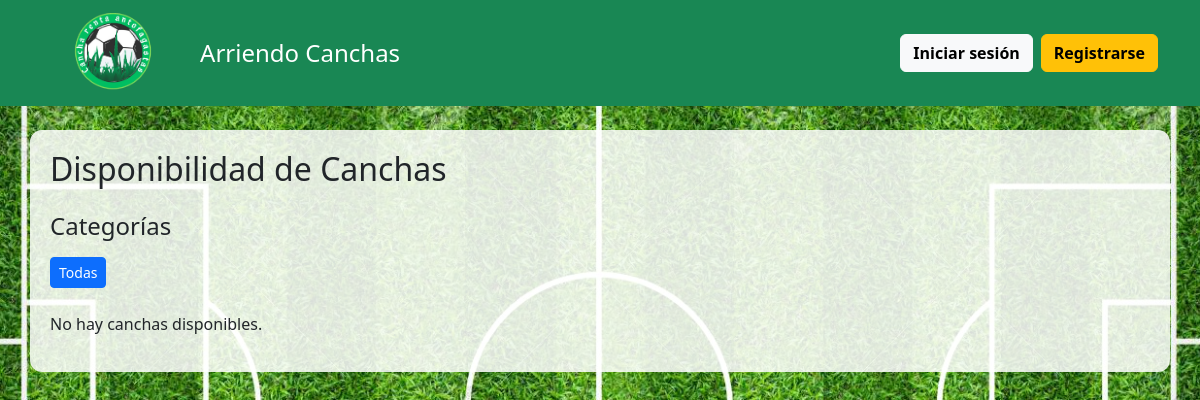
The app's page /, older data.
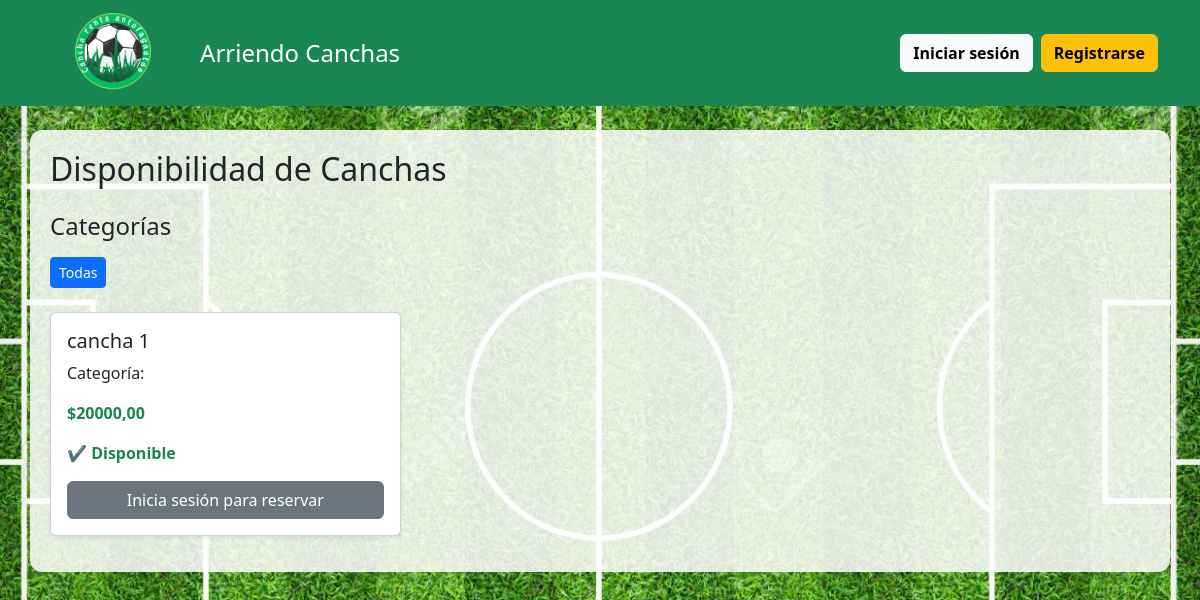
The same page, newer data.
### reservas/models.py (models this page shows, shortened)
class Cancha(models.Model):
    nombre = models.CharField(max_length=100)
    categoria = models.ForeignKey(Categoria, on_delete=models.SET_NULL, null=True, blank=True)
    precio = models.DecimalField(max_digits=8, decimal_places=2)
    disponible = models.BooleanField(default=True)
    imagen = models.ImageField(upload_to="canchas/", blank=True, null=True)

### reservas/views.py (the view)
# urls.py: path("", views.home, name="home"),
def home(request):
    categoria_filtro = request.GET.get("categoria")
    categorias = Categoria.objects.all()
    canchas = (
        Cancha.objects.filter(categoria__id=categoria_filtro)
        if categoria_filtro else Cancha.objects.all()
    )
    return render(request, "home.html", {
        "canchas": canchas,
        "categorias": categorias,
        "categoria_filtro": categoria_filtro,
    })

### templates/home.html (shortened to what this page needs)
{% extends 'base.html' %}
{% block content %}
<h2 class="mb-4">Disponibilidad de Canchas</h2>
<h4 class="mb-3">Categorías</h4>
<div class="mb-4">
    <a href="/" class="btn btn-outline-primary btn-sm {% if not categoria_filtro %}active{% endif %}">
        Todas
    </a>
</div>
<div class="row">
    {% for cancha in canchas %}
    <div class="col-md-4 mb-3">
        <div class="card shadow-sm">
            <div class="card-body">
<h5 class="card-title">{{ cancha.nombre }}</h5>
<p class="card-text">Categoría: {{ cancha.categoria.nombre }}</p>
<p class="card-text text-success fw-bold">${{ cancha.precio }}</p>
{% if cancha.bloqueo %}
    <p class="text-danger fw-bold">⛔ No disponible</p>
    <p class="text-muted">
        <strong>Cerrada:</strong> {{ cancha.bloqueo.fecha_inicio }} → {{ cancha.bloqueo.fecha_fin }}
    </p>
    {% if cancha.bloqueo.motivo %}
        <p class="text-muted"><strong>Motivo:</strong> {{ cancha.bloqueo.motivo }}</p>
    {% endif %}
    <button class="btn btn-danger w-100" disabled>
        No disponible
    </button>
{% else %}
    <p class="text-success fw-bold">✔ Disponible</p>
    {% if user.is_authenticated %}
        <a href="{% url 'reservar' cancha.id %}" class="btn btn-success w-100">
            Reservar
        </a>
    {% else %}
        <a href="{% url 'login' %}" class="btn btn-secondary w-100">
            Inicia sesión para reservar
        </a>
    {% endif %}
{% endif %}
            </div>
        </div>
    </div>
    {% empty %}
    <p>No hay canchas disponibles.</p>
    {% endfor %}
</div>
{% endblock %}

Row changes from the older to the newer data that the page shows:
added Cancha: nombre "cancha 1", precio "20000,00"
Text that changed along with them:
text no longer shown: "No hay canchas disponibles."
